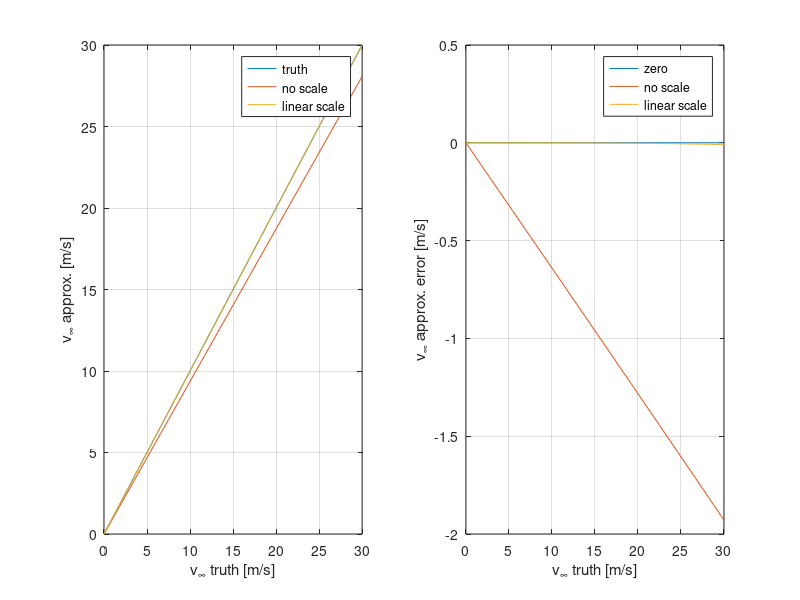

The MATLAB source for this figure:
% / / / / / / / / / / / / / / / / / / / / / / / / / / / / / / / / / / / / /
% Sensitivity of airflow measurements to flow disruption via proximity to
% fuselage and/or wing profile
% / / / / / / / / / / / / / / / / / / / / / / / / / / / / / / / / / / / / /

clear; clc;

% atmospheric parameters
R_inf = 287.1; % J/kg/K
p_inf = 100000; % Pa
T_inf = 273.15 + 23; % K
rho_inf = p_inf / T_inf / R_inf; % kg/m^3
RT_inf = R_inf * T_inf;

% true airspeed range
v_inf_set = linspace(0,30,101);

% profile/pitot mounting geometry
radius_profile_cm = 5;
r_probe_tip_cm = 12.5;
theta_probe_tip_deg = 0;
mount_location = 1; % 0 = wing (2D cylinder assumption), 1 = nose (3D sphere assumption)

% potential flow scales (cylinder)
if (mount_location == 0)
    kv = 1 / ( ...
        (1 - radius_profile_cm^2 / r_probe_tip_cm^2) * cosd(theta_probe_tip_deg)^2 + ...
        (1 + radius_profile_cm^2 / r_probe_tip_cm^2) * sind(theta_probe_tip_deg)^2 );
elseif (mount_location == 1)
% potential flow scales (sphere)
    kv = 1 / ( ...
        (1 - radius_profile_cm^3 / r_probe_tip_cm^3) * cosd(theta_probe_tip_deg)^2 + ...
        (1 + radius_profile_cm^3 / r_probe_tip_cm^3 / 2) * sind(theta_probe_tip_deg)^2 );
else
    disp('ERROR: not a valid mounting location');
end

% local measurements
v_l = v_inf_set / kv;
dp_l = 1/2 * rho_inf * v_l.^2;
p_l = p_inf + 1/2 * rho_inf * v_inf_set.^2 * (1 - (1/kv)^2);

% recalculated velocity
v_inf_recalc = sqrt( (2*RT_inf*dp_l) ./ (p_l - dp_l*(kv^2-1)) ) * kv;
rho_approx = p_l / RT_inf;
v_inf_noscale = sqrt(2*dp_l./rho_approx);
v_inf_approx = sqrt(2*dp_l./rho_approx) * 1.0684;

%% plot
figure('color','w');

subplot(1,2,1); hold on; grid on; box on;
plot(v_inf_set, v_inf_recalc);
plot(v_inf_set, v_inf_noscale);
plot(v_inf_set, v_inf_approx);
legend('truth', 'no scale', 'linear scale');
ylabel('v_{\infty} approx. [m/s]');
xlabel('v_{\infty} truth [m/s]');

subplot(1,2,2); hold on; grid on; box on;
plot(v_inf_set, v_inf_recalc - v_inf_set);
plot(v_inf_set, v_inf_noscale - v_inf_set);
plot(v_inf_set, v_inf_approx - v_inf_set);
legend('zero', 'no scale', 'linear scale');
ylabel('v_{\infty} approx. error [m/s]');
xlabel('v_{\infty} truth [m/s]');
